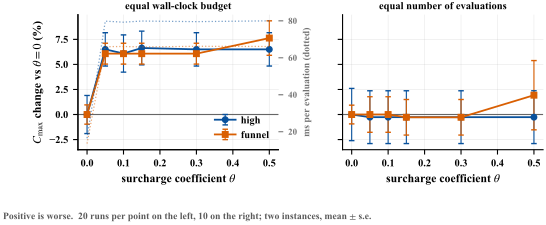

The script that saved this image:
"""Figure: the reproducible negative result on pricing the interface.

The two panels separate the two things a price can do.  On the left, every
configuration gets the same wall-clock budget, so a more expensive evaluation
buys fewer of them; the penalty appears the moment pricing is switched on and
is then flat over a tenfold range of theta, moving in lockstep with the cost
per evaluation.  On the right, every configuration gets the same number of
evaluations, so the cost is not charged at all -- and the penalty disappears.
Taken together the degradation is an accounting consequence of a five-fold
more expensive route search, not evidence that the price misdirects the
router.
"""
from __future__ import annotations

import numpy as np

import _style as S


def series(sub, thetas):
    """Mean and standard error of the makespan, relative to theta = 0."""
    ref = sub[sub["theta"] == 0.0]["makespan"].mean()
    mus, errs = [], []
    for t in thetas:
        v = sub[sub["theta"] == t]["makespan"]
        mus.append(100.0 * (v.mean() - ref) / ref)
        errs.append(100.0 * v.std(ddof=1) / np.sqrt(len(v)) / ref
                    if len(v) > 1 else 0.0)
    return mus, errs


def main():
    wall = S.load("theta_sweep.csv")
    gen = S.load("theta_sweep_gen.csv")

    fig, axes = S.plt.subplots(1, 2, figsize=(S.FULL * 0.86, 2.25),
                               sharey=True)
    panels = [
        (axes[0], wall, "equal wall-clock budget", True),
        (axes[1], gen, "equal number of evaluations", False),
    ]

    for ax, df, title, show_cost in panels:
        insts = list(dict.fromkeys(df["instance"]))
        ax2 = ax.twinx() if show_cost else None
        if ax2 is not None:
            ax2.grid(False)
        for inst in insts:
            sub = df[df["instance"] == inst]
            thetas = sorted(sub["theta"].unique())
            tag = sub["tag"].iloc[0]
            mus, errs = series(sub, thetas)
            ax.errorbar(thetas, mus, yerr=errs,
                        marker="o" if tag == "high" else "s", ms=4,
                        elinewidth=0.8, capsize=2,
                        color=S.TAG_COLOR.get(tag, "0.3"),
                        label=tag)
            if ax2 is not None:
                cost = [sub[sub["theta"] == t]["ms_per_eval"].mean()
                        for t in thetas]
                ax2.plot(thetas, cost, ls=":", lw=0.9,
                         color=S.TAG_COLOR.get(tag, "0.3"), alpha=0.55)
        ax.axhline(0, color="0.4", lw=0.8)
        ax.set_xlabel(r"surcharge coefficient $\theta$")
        ax.set_title(title, fontsize=7.6, pad=4)
        if ax2 is not None:
            ax2.set_ylabel("ms per evaluation (dotted)", fontsize=7,
                           color="0.45")
            ax2.tick_params(axis="y", colors="0.45", labelsize=6.5)

    axes[0].set_ylabel(r"$C_{\max}$ change vs $\theta=0$ (%)")
    axes[0].legend(loc="lower right", handletextpad=0.5)

    n_wall = wall.groupby("theta").size().min()
    n_gen = gen.groupby("theta").size().min()
    fig.text(0.0, -0.03,
             "Positive is worse.  %d runs per point on the left, %d on the "
             "right; two instances, mean $\\pm$ s.e." % (n_wall, n_gen),
             fontsize=S.FS_FOOT, color="0.35")
    fig.subplots_adjust(bottom=0.28, wspace=0.32)
    S.save(fig, "fig_theta")


if __name__ == "__main__":
    main()
